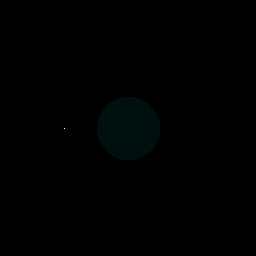
Frame 1 (no input)
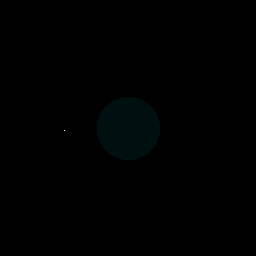
Frame 60 (the mouse pressed at the canvas centre just before this capture)
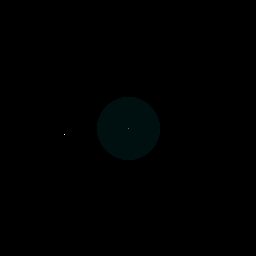
Frame 120 (the mouse held since frame 60 and released just before this capture)

The Processing sketch that drew these frames (run headless with seeded random() and noise(); from frame 60 on, the mouse is pressed at the canvas centre):

// Processing sketch: star_sim
// ── star_sim.pde
gasVoxel[][] field;
ArrayList<star> stars;


void setup(){
  size(256,256);
  field = new gasVoxel[width][height];
  stars = new ArrayList<star>();
  stars.add(new star(new double[]{64,128},new double[]{0,30},100));
  for(int x = 0; x < width ; x++){
    for(int y = 0; y < height ; y++){
      field[x][y] = new gasVoxel(((x-width/2)*(x-width/2)+(y-height/2)*(y-height/2))<1000?random(16,16):0.1,new double[] {-(x-width/2)*0,-(y-height/2)*0},0.01);
    }
  }
  for(int dir = 0; dir < 2 ; dir++){
    for(int x = 0; x < width ; x++){
      for(int y = 0; y < height ; y++){ 
        field[x][y].setNeighbor(0,dir,field[(x-dir*2+1+width)%width][y]);
      }
    }
  }
  for(int dir = 0; dir < 2 ; dir++){
    for(int x = 0; x < width ; x++){
      for(int y = 0; y < height; y++){ 
        field[x][y].setNeighbor(1,dir,field[x][(y-dir*2+1+height)%height]);
      }
    }
  }
  thread("step");
}
int frameCounter = 0;
void draw(){
  frameCounter++;
  for(int x = 0; x < width ; x++){
    for(int y = 0; y < height ; y++){
      set(x,y,color((int)(field[x][y].content.temp*field[x][y].content.mass),(int)field[x][y].content.mass,(int)field[x][y].content.mass));
    }
  }
  for(int i = 0; i < stars.size() ; i++){
    set((int)stars.get(i).pos[0],(int)stars.get(i).pos[1], color(255));
  }
  
  if (mousePressed){
    field[x][y].newCont.mass += 1;
    field[x][y].newCont.vel[0] += mouseX-x;
    field[x][y].newCont.vel[1] += mouseY-y;
  stroke(128);
  line(x,y,mouseX,mouseY);
  }
  
  if(keyPressed){
    if (key == 'd'){
      for(int x = 0; x < width ; x++){
    for(int y = 0; y < height ; y++){
      int i = hash(x,y,frameCounter);
      set(x,y,color(i^(i+1)));
    }
  }
      
    }
    
    if (key=='h'){
      field[x][y].newCont.temp+=1;
    }
    if (key=='y'){
      field[x][y].newCont.temp+=100;
    }
    if (key=='6'){
      field[x][y].newCont.temp+=1000;
    }
    if (key=='f'){
      field[x][y].newCont.mass += 1;
      field[x][y].newCont.vel[0] += (mouseX-x)*100;
      field[x][y].newCont.vel[1] += (mouseY-y)*100;
    }
    if (key=='m'){
      field[x][y].newCont.mass+=100;
    }
    if (key=='n'){
      field[x][y].newCont.add(new gas(1000,new double[]{mouseX-x,mouseY-y},1));
    }
  }
}

int hash(int... a){
  int r = 0;
  for (int i : a){
    //r ^= i;
    //r = ((r&0x55555555)<<1)+((r&0xAAAAAAAA)>>1);
    r ^= ((i&0x33333333)<<2)+((r&0xCCCCCCCC)>>2);
    r -= ((i&0xC71C71C7)<<3)+((r&0x38E38E38)>>3);
    //r = ((r&0x0F0F0F0F)<<4)+((r&0xF0F0F0F0)>>4);
    r ^= ((i&0xC1F07C1F)<<5)+((r&0x3E0F83E0)>>5);
  }
  return r;
}
double dt = 0.01;
double g = 0.01;
double gThresh = 0.1;
double sgThresh = 0.0000001;
int simFrame = 0;

void step(){
  while(true){
    simFrame++;
    
  double[] p = new double[] {0,0};
  double M = 0;
  for(int x = 0; x < width ; x++){
    for(int y = 0; y < height ; y++){
      field[x][y].next();
      double[] padd = field[x][y].content.p();
      for (int i = 0; i < p.length; i++){
        p[i] += padd[i];
      }
      M += field[x][y].content.mass;
    }
  }
  //print(M);
  //print(' ');
  /*if (M==M){
  for(int x = 0; x < width ; x++){
    for(int y = 0; y < height ; y++){
      for (int i = 0; i < p.length; i++){
        field[x][y].content.vel[i] -= p[i]/M;
      }
    }
  }}*/
  
    
  
  for(int i = 0; i < stars.size() ; i++){
    star s = stars.get(i);
    s.step(dt);
    s.pos[0] %= width;
    s.pos[1] %= height;
    
    //star gravity
    double oldRange = 0;
    double mass = s.mass*dt;
    double range = Math.min(width,Math.sqrt(g*mass/sgThresh));
    //g*m/(r*r) = gThresh, r*r = g*m/thr
    int x = (int)s.pos[0];
    int y = (int)s.pos[1];
    
    
    for(int l = 1; ((l&simFrame) == 0 )&&(range<max(width,height)/2);l<<=1){
      
      

      for(int dx = (int)-range; dx < range ; dx++){
        for(int dy = (int)-range; dy < range ; dy++){
          int mag2 = (dx*dx+dy*dy);
          if(mag2<range*range && oldRange*oldRange<mag2){
            double[] v = field[(x+dx+width)%width][(y+dy+height)%height].newCont.vel;
            double m = field[(x+dx+width)%width][(y+dy+height)%height].content.mass;
            double d = g/(Math.sqrt(mag2)*mag2);
            v[0] -= mass*dx;
            v[1] -= mass*dy;
            //f = ma
            // a/m = f
            //a = f/m
            s.vel[0] += m*d*dx;
            s.vel[1] += m*d*dy;
            
          }
        }
      }
      oldRange = range;
      range *= Math.sqrt(2);
      mass *= 2;
      }
      
  }
  //gravity
  
  for(int x = 0; x < width ; x++){
    for(int y = 0; y < height ; y++){
      double oldRange = 0;
      double mass = field[x][y].content.mass*dt;
      double range = Math.min(width,Math.sqrt(g*mass/gThresh));
      for(int l = 1; ((l&simFrame) == 0 )&&(range<max(width,height)/2);l<<=1){
      //g*m/(r*r) = gThresh, r*r = g*m/thr
       
      for(int dx = (int)-range; dx <= range ; dx++){
        for(int dy = (int)-range; dy <= range ; dy++){
          int mag2 = (dx*dx+dy*dy);
          if( mag2<range*range && oldRange*oldRange<mag2){
            gasVoxel b = field[(x+dx+width)%width][(y+dy+height)%height];
            double m = b.content.mass;
            double d = g/(Math.sqrt(mag2)*mag2);
            //m1m2
            b.newCont.vel[0] -= d*mass*dx;
            b.newCont.vel[1] -= d*mass*dy;
            // i = m*mass*d
            //f = ma
            // a/m = f
            //a = f/m
            //field[x][y].newCont.vel[0] += m*d*dx;
            //field[x][y].newCont.vel[1] += m*d*dy;
            
            //b.newCont.setTo(b.content);
            //field[x][y].newCont.setTo(field[x][y].content);
            
            assert (d==d);
              
            
          }
        }
      }
      oldRange = range;
      range *= Math.sqrt(2);
      mass *= 2;
      }
    }
  }
   //for(int x = 0; x < width ; x++){
    //for(int y = 0; y < height ; y++){
     // field[x][y].next();
    //}
   //}
  
  for(int x = 0; x < width ; x++){
    for(int y = 0; y < height ; y++){
      field[x][y].send(dt);
    }
  }
}}


int x;
int y;
void mousePressed(){
  x = mouseX;
  y = mouseY;
}
/*
void mouseReleased(){
  field[x][y].density += 255;
  field[x][y].vel[0] += mouseX-x;
  field[x][y].vel[1] += mouseY-y;
}
*/

// ── gas_field.pde

class gas{
  double mass;
  double temp;
  double[] vel;

  gas(double d,double[] v,double t){
    mass = d;
    vel = v;
    temp = t;
  }
  
  gas(gas in){
    mass = in.mass;
    vel = in.vel.clone();
    temp = in.temp;
  }
  
  void setTo(gas in){
    mass = in.mass;
    vel = in.vel.clone();
    temp = in.temp;
  }
  double e(){
    //total kinetic energy
    double v2 = 0;
    for(int i = 0; i < vel.length; i++){
      v2 += vel[i]*vel[i];
    }
    return mass/2*v2+mass*temp;
  }
  
  double[] p(){
    double[] r = vel.clone();
    for (int i = 0; i < r.length; i++){
      r[i] *= mass;
    }
    return r;
  }
  double ke(){
    double v2 = 0;
    for(int i = 0; i < vel.length; i++){
      v2 += vel[i]*vel[i];
    }
    return mass/2*v2;
  }
  double ed(){
    double v2 = 0;
    for(int i = 0; i < vel.length; i++){
      v2 += vel[i]*vel[i];
    }
    return v2;
  }
  
  
  void add(gas in){
      
      
      mass += in.mass;
      if(mass != 0){
      double fact = in.mass/mass;
      double eBefore = (in.ed()+in.temp)*(1-fact)+(ed()+temp)*fact;
      for(int i = 0; i < vel.length; i++){
        vel[i] = (1-fact)*vel[i]+in.vel[i]*fact;
      }
      temp = (1-fact)*temp+in.temp*fact;
      
      
      temp = (eBefore-ed());
      
      if(temp!=temp){
        print('e');
      }
      }
  }
  void subtract(gas in){
      double eBefore = ed()+temp;
      
      double fact = 1-in.mass/mass;
      mass -= in.mass;
      
      if(fact != 0){
      for(int i = 0; i < vel.length; i++){
        vel[i] = (vel[i]-(1-fact)*in.vel[i])/fact;
      }
      
      }
      
      temp = (eBefore-ed());
      
      if(temp<0){
        print('E');
        temp = 0;
      }
      
  }
  double tv(){
    //t is in joules/particle
    return Math.sqrt(temp/2);
  }
}


class gasVoxel{
  gas content;
  gas newCont;
  gasVoxel[][] neighbors;//[[+x,-x],[+y,-y]...]
  double cohesion = 0;
 
  gasVoxel(double d,double[] v,double t){
    content = new gas(d,v,t);
    newCont = new gas(content);
    neighbors = new gasVoxel[v.length][2];
    //dif = new gasVoxel(v.length);
  }
  
  void setNeighbor(int dim, int dir,gasVoxel n){
    neighbors[dim][dir] = n;
  }
  void send(double dt){
    double[] p = newCont.p();
    double tv = content.temp/1000;//content.tv();
    double total = 0;
    for(int i = 0; i < content.vel.length; i++){
      total += Math.abs(content.vel[i]);
    }
    total += tv*2*content.vel.length;
    total*=dt;
    double factor = 1;
    if (total>1)
      factor = 1/total;
    
    double[] po = new double[content.vel.length];
    for(int i = 0; i < content.vel.length; i++){
      po[i] = 0;
    }
    for(int i = 0; i < content.vel.length; i++){
      if(neighbors[i][content.vel[i]>0?0:1] != null){
        double[] vtmp = content.vel.clone();
        //vtmp[i] -= dt*cohesion;
        gas part = new gas(factor*content.mass*dt*Math.abs(content.vel[i]),vtmp,content.temp);
        double[] pa = part.p();
        for(int j = 0; j < content.vel.length; j++){
          po[j] += pa[j];
        }
        neighbors[i][content.vel[i]>0?0:1].newCont.add(part); 
        newCont.subtract(part);
      }
      for(int dir = 0; dir < 2; dir++){
        if(neighbors[i][dir] != null){
        double[] vtmp = content.vel.clone();
        vtmp[i] += (1-dir*2)*tv;
        gas part = new gas(factor*content.mass*dt*tv,vtmp,content.temp);
        neighbors[i][dir].newCont.add(part);
        newCont.subtract(part);
        }
      }
    }
    /*if(newCont.mass<0 || newCont.mass!=newCont.mass){
      print(newCont.mass);
      print(factor);
      newCont.mass=0;
    }*/
    for(int i = 0; i < newCont.vel.length; i++){
      if(newCont.vel[i]!=newCont.vel[i]){
        newCont.vel[i] = 0;
      }
    }
    
    double[] pn = newCont.p();
    for(int i = 0; i < content.vel.length; i++){
      pn[i] += po[i];
    }
    double pnet = 0;
    for(int i = 0; i < content.vel.length; i++){
      pnet += (pn[i] - p[i])*(pn[i] - p[i]);
      //newCont.vel[i] += (p[i] - pn[i])/newCont.mass;
    }
    if (pnet!=0){
      //print(pnet);
      //print(' ');
      
    }
    
  }
  
  
  void next(){
    content.setTo(newCont);
  }
}

// ── star.pde
class star{
  double[] pos;
  double mass;
  double[] vel;
  double temp;
  double age;
  
  star(double[] p, double[] v,double m){
    mass = m;
    vel = v;
    pos = p;
  }
  
  void step(double dt){
    for(int i = 0; i < pos.length; i++){
      pos[i] += dt*vel[i];
    }
  }
  
  
}
